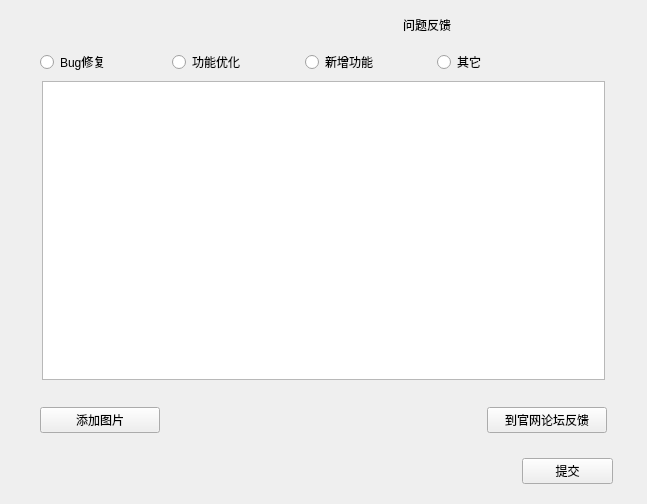
<?xml version="1.0" encoding="UTF-8"?>
<ui version="4.0">
 <class>FeedbackStackedWidget</class>
 <widget class="QWidget" name="FeedbackStackedWidget">
  <property name="geometry">
   <rect>
    <x>0</x>
    <y>0</y>
    <width>647</width>
    <height>504</height>
   </rect>
  </property>
  <property name="windowTitle">
   <string>Form</string>
  </property>
  <layout class="QVBoxLayout" name="verticalLayout_3">
   <property name="spacing">
    <number>0</number>
   </property>
   <property name="leftMargin">
    <number>0</number>
   </property>
   <property name="topMargin">
    <number>0</number>
   </property>
   <property name="rightMargin">
    <number>0</number>
   </property>
   <property name="bottomMargin">
    <number>0</number>
   </property>
   <item>
    <layout class="QVBoxLayout" name="verticalLayout_2" stretch="20,10,20,100,10,10,20">
     <property name="spacing">
      <number>5</number>
     </property>
     <property name="topMargin">
      <number>15</number>
     </property>
     <property name="bottomMargin">
      <number>20</number>
     </property>
     <item>
      <layout class="QHBoxLayout" name="labelLayout" stretch="0,0,0,0,0">
       <property name="spacing">
        <number>4</number>
       </property>
       <item>
        <spacer name="horizontalSpacer_11">
         <property name="orientation">
          <enum>Qt::Horizontal</enum>
         </property>
         <property name="sizeType">
          <enum>QSizePolicy::Expanding</enum>
         </property>
         <property name="sizeHint" stdset="0">
          <size>
           <width>20</width>
           <height>20</height>
          </size>
         </property>
        </spacer>
       </item>
       <item>
        <widget class="QLabel" name="feedback_label">
         <property name="text">
          <string/>
         </property>
        </widget>
       </item>
       <item>
        <spacer name="horizontalSpacer_4">
         <property name="orientation">
          <enum>Qt::Horizontal</enum>
         </property>
         <property name="sizeHint" stdset="0">
          <size>
           <width>40</width>
           <height>20</height>
          </size>
         </property>
        </spacer>
       </item>
       <item>
        <widget class="QLabel" name="feedback_set_label">
         <property name="sizePolicy">
          <sizepolicy hsizetype="Preferred" vsizetype="Fixed">
           <horstretch>0</horstretch>
           <verstretch>0</verstretch>
          </sizepolicy>
         </property>
         <property name="text">
          <string>问题反馈</string>
         </property>
        </widget>
       </item>
       <item>
        <spacer name="horizontalSpacer">
         <property name="orientation">
          <enum>Qt::Horizontal</enum>
         </property>
         <property name="sizeType">
          <enum>QSizePolicy::Expanding</enum>
         </property>
         <property name="sizeHint" stdset="0">
          <size>
           <width>5</width>
           <height>20</height>
          </size>
         </property>
        </spacer>
       </item>
      </layout>
     </item>
     <item>
      <spacer name="verticalSpacer_2">
       <property name="orientation">
        <enum>Qt::Vertical</enum>
       </property>
       <property name="sizeType">
        <enum>QSizePolicy::Fixed</enum>
       </property>
       <property name="sizeHint" stdset="0">
        <size>
         <width>20</width>
         <height>10</height>
        </size>
       </property>
      </spacer>
     </item>
     <item>
      <layout class="QHBoxLayout" name="horizontalLayout_4" stretch="50,700,50">
       <property name="spacing">
        <number>12</number>
       </property>
       <item>
        <spacer name="horizontalSpacer_7">
         <property name="orientation">
          <enum>Qt::Horizontal</enum>
         </property>
         <property name="sizeHint" stdset="0">
          <size>
           <width>18</width>
           <height>20</height>
          </size>
         </property>
        </spacer>
       </item>
       <item>
        <layout class="QHBoxLayout" name="horizontalLayout_3" stretch="70,70,70,70,20">
         <property name="spacing">
          <number>0</number>
         </property>
         <item>
          <widget class="QRadioButton" name="bug_radio_btn">
           <property name="text">
            <string>Bug修复</string>
           </property>
          </widget>
         </item>
         <item>
          <widget class="QRadioButton" name="improve_radio_btn">
           <property name="text">
            <string>功能优化</string>
           </property>
          </widget>
         </item>
         <item>
          <widget class="QRadioButton" name="function_radio_btn">
           <property name="text">
            <string>新增功能</string>
           </property>
          </widget>
         </item>
         <item>
          <widget class="QRadioButton" name="other_radio_btn">
           <property name="text">
            <string>其它</string>
           </property>
          </widget>
         </item>
         <item>
          <spacer name="horizontalSpacer_13">
           <property name="orientation">
            <enum>Qt::Horizontal</enum>
           </property>
           <property name="sizeHint" stdset="0">
            <size>
             <width>40</width>
             <height>10</height>
            </size>
           </property>
          </spacer>
         </item>
        </layout>
       </item>
       <item>
        <spacer name="horizontalSpacer_8">
         <property name="orientation">
          <enum>Qt::Horizontal</enum>
         </property>
         <property name="sizeHint" stdset="0">
          <size>
           <width>18</width>
           <height>20</height>
          </size>
         </property>
        </spacer>
       </item>
      </layout>
     </item>
     <item>
      <layout class="QHBoxLayout" name="horizontalLayout_2" stretch="50,700,50">
       <item>
        <spacer name="horizontalSpacer_5">
         <property name="orientation">
          <enum>Qt::Horizontal</enum>
         </property>
         <property name="sizeHint" stdset="0">
          <size>
           <width>40</width>
           <height>20</height>
          </size>
         </property>
        </spacer>
       </item>
       <item>
        <widget class="QWidget" name="text_widget" native="true">
         <layout class="QVBoxLayout" name="verticalLayout">
          <property name="spacing">
           <number>2</number>
          </property>
          <property name="leftMargin">
           <number>2</number>
          </property>
          <property name="topMargin">
           <number>2</number>
          </property>
          <property name="rightMargin">
           <number>2</number>
          </property>
          <property name="bottomMargin">
           <number>0</number>
          </property>
          <item>
           <widget class="CustomTextEdit" name="textEdit"/>
          </item>
          <item>
           <layout class="QHBoxLayout" name="horizontalLayout_6" stretch="461,50">
            <property name="rightMargin">
             <number>5</number>
            </property>
            <item>
             <spacer name="horizontalSpacer_14">
              <property name="orientation">
               <enum>Qt::Horizontal</enum>
              </property>
              <property name="sizeHint" stdset="0">
               <size>
                <width>40</width>
                <height>20</height>
               </size>
              </property>
             </spacer>
            </item>
            <item>
             <widget class="QLabel" name="countLabel">
              <property name="text">
               <string/>
              </property>
             </widget>
            </item>
           </layout>
          </item>
         </layout>
        </widget>
       </item>
       <item>
        <spacer name="horizontalSpacer_6">
         <property name="orientation">
          <enum>Qt::Horizontal</enum>
         </property>
         <property name="sizeHint" stdset="0">
          <size>
           <width>40</width>
           <height>20</height>
          </size>
         </property>
        </spacer>
       </item>
      </layout>
     </item>
     <item>
      <layout class="QHBoxLayout" name="horizontalLayout" stretch="50,150,400,150,50">
       <property name="spacing">
        <number>6</number>
       </property>
       <item>
        <spacer name="horizontalSpacer_2">
         <property name="orientation">
          <enum>Qt::Horizontal</enum>
         </property>
         <property name="sizeHint" stdset="0">
          <size>
           <width>40</width>
           <height>20</height>
          </size>
         </property>
        </spacer>
       </item>
       <item>
        <widget class="QPushButton" name="insertImageBtn">
         <property name="layoutDirection">
          <enum>Qt::RightToLeft</enum>
         </property>
         <property name="text">
          <string>添加图片</string>
         </property>
        </widget>
       </item>
       <item>
        <spacer name="horizontalSpacer_9">
         <property name="orientation">
          <enum>Qt::Horizontal</enum>
         </property>
         <property name="sizeHint" stdset="0">
          <size>
           <width>40</width>
           <height>20</height>
          </size>
         </property>
        </spacer>
       </item>
       <item>
        <widget class="QPushButton" name="feedback_on_web_btn">
         <property name="minimumSize">
          <size>
           <width>100</width>
           <height>0</height>
          </size>
         </property>
         <property name="text">
          <string>到官网论坛反馈</string>
         </property>
        </widget>
       </item>
       <item>
        <spacer name="horizontalSpacer_3">
         <property name="orientation">
          <enum>Qt::Horizontal</enum>
         </property>
         <property name="sizeHint" stdset="0">
          <size>
           <width>40</width>
           <height>20</height>
          </size>
         </property>
        </spacer>
       </item>
      </layout>
     </item>
     <item>
      <spacer name="verticalSpacer">
       <property name="orientation">
        <enum>Qt::Vertical</enum>
       </property>
       <property name="sizeType">
        <enum>QSizePolicy::Fixed</enum>
       </property>
       <property name="sizeHint" stdset="0">
        <size>
         <width>20</width>
         <height>20</height>
        </size>
       </property>
      </spacer>
     </item>
     <item>
      <layout class="QHBoxLayout" name="horizontalLayout_5" stretch="461,80,30">
       <item>
        <spacer name="horizontalSpacer_10">
         <property name="orientation">
          <enum>Qt::Horizontal</enum>
         </property>
         <property name="sizeHint" stdset="0">
          <size>
           <width>40</width>
           <height>20</height>
          </size>
         </property>
        </spacer>
       </item>
       <item>
        <widget class="QPushButton" name="feedback_submit_btn">
         <property name="text">
          <string>提交</string>
         </property>
        </widget>
       </item>
       <item>
        <spacer name="horizontalSpacer_12">
         <property name="orientation">
          <enum>Qt::Horizontal</enum>
         </property>
         <property name="sizeHint" stdset="0">
          <size>
           <width>40</width>
           <height>20</height>
          </size>
         </property>
        </spacer>
       </item>
      </layout>
     </item>
    </layout>
   </item>
  </layout>
 </widget>
 <customwidgets>
  <customwidget>
   <class>CustomTextEdit</class>
   <extends>QTextEdit</extends>
   <header location="global">customize_ui\customtextedit.h</header>
  </customwidget>
 </customwidgets>
 <resources/>
 <connections/>
</ui>
